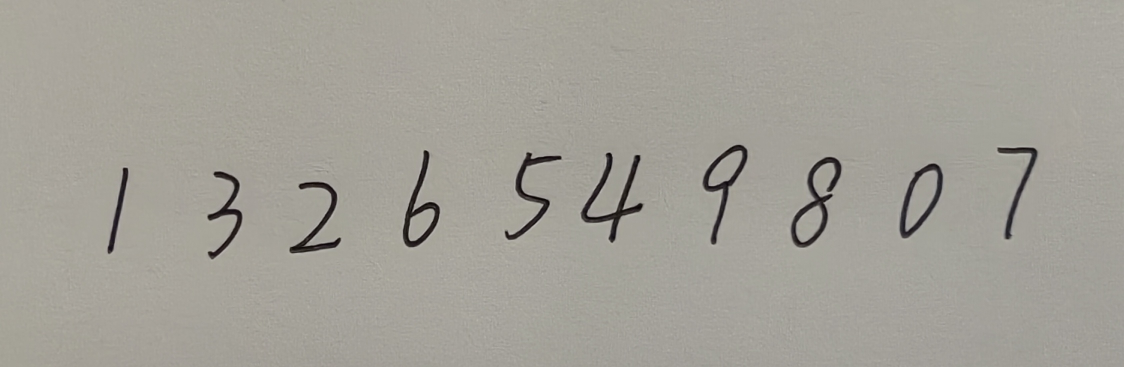
#> input picture ProjectExercises/UserData/单行1.jpg, 2247 x 734 px (shown at 1/2 size)
$ jupyter execute --allow-errors SingleLine_NumDect_ProcessRealImage.ipynb   (shell and % lines are left out)
#> lines starting #> are read from the running program, lines starting #| are printed output that depends on the picture; after the words box and inside, x2 and y2 are one past the last pixel; in counts of white or black regions, pixels touching at a corner belong together
### ProjectExercises/lib.py
import cv2
import IPython
import numpy as np

def imshow(img):
    _,ret = cv2.imencode('.png', img)
    i = IPython.display.Image(data=ret)
    IPython.display.display(i)

### ProjectExercises/my_function.py
# General purpose
import os
import numpy as np
import subprocess
from time import sleep
import time
from datetime import datetime
# GPIO related
import RPi.GPIO as GPIO

# camera related
from picamera2 import Picamera2

# General setting
# get the project path
PRJ_PATH = os.getcwd()

# GPIO mode: GPIO.BOARD, GPIO.BCM
GPIO.setmode(GPIO.BCM)
mode = GPIO.getmode()
# Close GPIO warning
GPIO.setwarnings(False)

def crop_black_border(img):
    if np.sum(img) == 0:
        return img
    rows = np.where(np.sum(img == 255, axis=1) > 0)[0]
    cols = np.where(np.sum(img == 255, axis=0) > 0)[0]
    if len(rows) == 0 or len(cols) == 0:
        return img
    return img[rows[0]:rows[-1]+1, cols[0]:cols[-1]+1]

def add_padding(img: np.ndarray, pad: int, value: int = 0) -> np.ndarray:
    if pad <= 0:
        return img
    h, w = img.shape
    out = np.full((h + 2 * pad, w + 2 * pad), value, dtype=img.dtype)
    out[pad:pad + h, pad:pad + w] = img
    return out

def image_split_vertical(img: np.ndarray, pad=0) -> list:
    if img is None or img.size == 0:
        return []
    h, w = img.shape
    rowHist = np.sum(img == 255, axis=1)
    flag = 0
    startList = []
    endList = []
    noise_thresh = max(1, w // 50)

    for row in range(h):
        if flag == 0 and rowHist[row] > noise_thresh:
            flag = 1
            startList.append(row)
        elif flag == 1 and rowHist[row] <= noise_thresh:
            flag = 0
            endList.append(row)
    if flag == 1:
        endList.append(h)

    imgList = []
    for i in range(len(startList)):
        start = startList[i]
        end = endList[i]
        split_area = img[start:end, :]
        split_area = crop_black_border(split_area)
        sh, sw = split_area.shape
        if sh < 5 or sw < 5:
            continue

        if pad > 0:
            split_area = add_padding(split_area, pad)
        if split_area.size > 0:
            imgList.append(split_area)
    return imgList

def image_split_horizontal(img: np.ndarray, pad=20) -> list:
    h, w = img.shape
    columnHist = np.sum(img == 255, axis=0)
    flag = 0
    startList = []
    endList = []
    noise_thresh = max(0, h // 100)

    for col in range(w):
        if flag == 0 and columnHist[col] > noise_thresh:
            flag = 1
            startList.append(col)
        elif flag == 1 and columnHist[col] <= noise_thresh:
            flag = 0
            endList.append(col)
    if flag == 1:
        endList.append(w)

    temp_items = []
    for i in range(len(startList)):
        x_start = startList[i]
        x_end = endList[i]
        vertical_strip = img[:, x_start:x_end]

        strip_h, strip_w = vertical_strip.shape
        rowHist = np.sum(vertical_strip == 255, axis=1)
        v_flag = 0
        y_starts = []
        y_ends = []

        for row in range(strip_h):
            if v_flag == 0 and rowHist[row] > 0:
                v_flag = 1
                y_starts.append(row)
            elif v_flag == 1 and rowHist[row] == 0:
                v_flag = 0
                y_ends.append(row)
        if v_flag == 1:
            y_ends.append(strip_h)

        for j in range(len(y_starts)):
            y_s, y_e = y_starts[j], y_ends[j]
            digit = vertical_strip[y_s:y_e, :]
            digit_cropped = crop_black_border(digit)
            dh, dw = digit_cropped.shape
            if dh < 8 or dw < 3:
                continue

            temp_items.append((y_s, x_start, digit_cropped))

    temp_items.sort(key=lambda k: (k[0] // (max(h // 3, 10) + 1), k[1]))

    imgList = []
    for item in temp_items:
        final_digit = item[2]
        if pad > 0:
            final_digit = add_padding(final_digit, pad)
        imgList.append(final_digit)

    return imgList

# [86 lines left out: functions led_display, take_photo_libcamera, not called in this run]


### ProjectExercises/SingleLine_NumDect_ProcessRealImage.ipynb
# Handwritten Number Recognization

## Group Information
Team Name:
<br>Participants:

## 0. Project Information
We have already creat the training dataset in *CreateTrainSet* . In this module, we will used the training dataset to recognize the handwritten digits.
We are going to complete the following steps:
* Import the image with handwritten digits or take a photo of the handwritten digits to be detected.
* Preprocess the image, including but not limited to converting the picture into a grayscale image, and then into a binary image.
* Segmenting the picture to extract a single digit.
* Recognize the handwritten digits based on kNN algorithm with the functions supplied by OpenCV.
* Display the detected digits with digital tube.

## 1. Initialize the Environment
As usual, let's first initialize the environment. This step includes importing modules, getting project and file paths.

[cell 1]
# number detected related
import cv2
import os
import numpy as np
import math
from lib import imshow
import random
import time

# get the project path
PRJ_PATH = os.getcwd()
# OPENCV_data.npz
TRAIN_DATA_NAME = "OPENCV_data.npz"

We will complete some independent functions in *my_function*.
Here let's first import the function we are going to work on.

[cell 2]
from my_function import image_split_vertical, image_split_horizontal, led_display, take_photo_libcamera

## 2. Import the Training Dataset
In this module let's first import the training dataset which we generate in *CreateTrainSet* . Then let's create a kNN object and train it.

#> (a cell that did not finish here is left out)

## 3. Image Preprocessing
Before we start digits recognition, we need to do some preprocessing on the image. The preprocess includes the change of the image color gamut and the space domain. Let's start!

### Import Pending Pictures
- In first stage, we will use existing pictures with handwritten digits. Import the image with `dst = cv2.imread(filename)` and show the image with `imshow(src)`.
<br>
- In late stage, we will use the camera to take pictures. In this stage, you first need to build the camera control circuit on the breadboard. Then finish the function of taking pictures in `take_photo()` of *my_function*.

[cell 4]
image = PRJ_PATH + "/UserData/单行1.jpg"
img = cv2.imread(image)
#> img is the input picture: shape (734, 2247, 3); mean B, G, R 151.8, 160.1, 163
#> (the rest of this cell did not finish here and is left out)

### Get the Grayscale Image
After we get the image, we should first convert the color image into a grayscale image.
<br>
Do it with `dst = cv2.cvtColor(src,code)`.

[cell 5]
imgGray = cv2.cvtColor(img,cv2.COLOR_BGR2GRAY)
#> (the rest of this cell did not finish here and is left out)

### Get the Binary Image
After getting the grayscale image, we need to further convert the grayscale image into a binary image.
<br>
Do it with `dst=cv2.threshold(src, thresh, maxval, type)`.
<br>**src**: Image to be converted.
<br>**thresh**: Threshold value.
<br>**maxval**: Maximum value (0~255) to use with thresholding type `cv2.THRESH_BINARY` or `cv2.THRESH_BINARY_INV`.
<br>**type**: Thresholding type. It can be `cv2.THRESH_BINARY`, `cv2.THRESH_BINARY_INV`, `cv2.THRESH_TRUNC`, `cv2.THRESH_TOZERO`, `cv2.THRESH_TOZERO_INV`.

<br>
Note: try to adjust parameter `thresh` to get a binary image without extra points or noise.

[cell 6]
_threshold, imgBin = cv2.threshold(imgGray, 100, 255, cv2.THRESH_BINARY_INV)
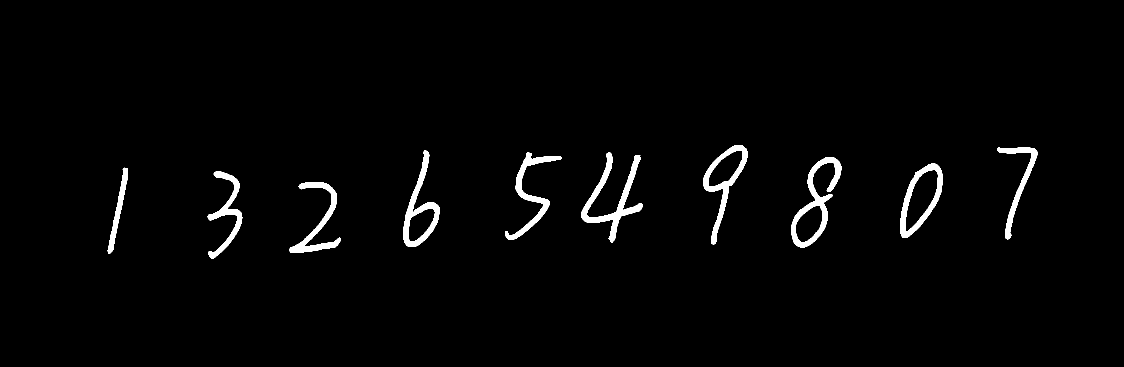
#> imgBin: shape (734, 2247) (shown at 1/2 size); 2.1% white; 10 white regions, largest, box (x1, y1, x2, y2) and area: (1162, 305, 1286, 485) 4809, (1582, 314, 1683, 495) 4506, (806, 301, 880, 494) 3763
#> (the rest of this cell did not finish here and is left out)


### Split the Image

When we start to recognize handwritten digits, we should find out the corresponding digits one by one. So we need to segment the binary image to obtain a single digit.

Remeber how we split the image in *CreatTrainSet*? Since the numbers in *digits.png* have the same size (20x20) and are arranged neatly, we can simply divide *digits.png*  according to the size of the numbers.
But this time, the numbers to be detected are not restricted to strict positions, and their size may also be different, which means we can no longer use `np.hsplit()` and `np.vsplit()` for segmentation.

However in the previous steps, we have already get the binary image which only contains 0 and 255. In our project, 0 represents black, which is the background of the image. And 255 represents white, which constitutes the number on the picture. Therefor, we can determine the boundary of the handwritten number through the transformation of 0 and 255.

Head to [my_function.py](/edit/ProjectExercise/my_function.py) to complete function `image_split_horizontal()` and `image_split_vertical()`.

- In the first stage, we will use the picture with only one line of numbers. Just run the following cell to view the split image.
- In the later stage, we will use the picture with multiple lines of numbers. Adjust the code in the cell below, and then run it to see the splitted image.

[cell 7]
imgCol = image_split_horizontal(imgBin)
#> in image_split_horizontal, `columnHist = np.sum(img == 255, axis=0)`: columnHist = 2247 values, max 84 at index 848, min 0 at index 0, mean 15.38
#> after the loop in image_split_horizontal, `for col in range(w):`: endList = [256, 484, 680, 879, 1120, 1284, 1495, 1683, 1886, 2075]; flag = 0; startList = [216, 416, 580, 806, 1011, 1163, 1406, 1583, 1800, 1996]
#> the loop in image_split_horizontal, `for i in range(len(startList)):` made 10 passes
#> (x_start, x_end, strip_w) on passes 1 to 10: (216, 256, 40), (416, 484, 68), (580, 680, 100), (806, 879, 73), (1011, 1120, 109), (1163, 1284, 121), (1406, 1495, 89), (1583, 1683, 100), (1800, 1886, 86), (1996, 2075, 79)
#> pass 1, in image_split_horizontal, `vertical_strip = img[:, x_start:x_end]`:
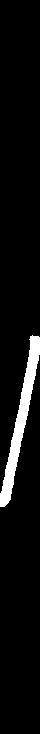
#> vertical_strip: shape (734, 40); 6% white; 1 white region, box (x1, y1, x2, y2) and area: (0, 335, 40, 507) 1749
#> pass 2, in image_split_horizontal, `vertical_strip = img[:, x_start:x_end]`:
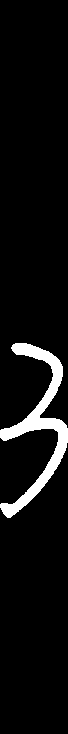
#> vertical_strip: shape (734, 68); 6% white; 1 white region, box (x1, y1, x2, y2) and area: (0, 343, 68, 518) 3010
#> pass 3, in image_split_horizontal, `vertical_strip = img[:, x_start:x_end]`:
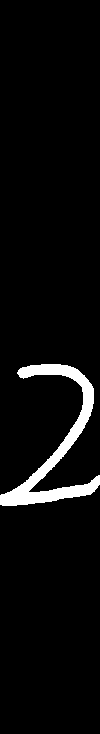
#> vertical_strip: shape (734, 100); 4.5% white; 1 white region, box (x1, y1, x2, y2) and area: (0, 364, 100, 506) 3335
#> after the loop in image_split_horizontal, `for i in range(len(startList)):`:
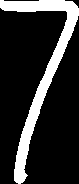
#> digit: shape (184, 79); 18.4% white; 1 white region, box (x1, y1, x2, y2) and area: (0, 0, 79, 184) 2669
#> after the loop in image_split_horizontal, `for i in range(len(startList)):`: temp_items = 10 items
#> the loop in image_split_horizontal, `for item in temp_items:` made 10 passes
#> (h in add_padding, w in add_padding) on passes 1 to 10: (172, 40), (175, 68), (142, 100), (193, 73), (175, 109), (180, 121), (199, 89), (181, 100), (149, 86), (184, 79)
#> pass 1, in image_split_horizontal, `final_digit = item[2]`:
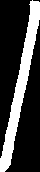
#> final_digit: shape (172, 40); 25.4% white; 1 white region, box (x1, y1, x2, y2) and area: (0, 0, 40, 172) 1749
#> pass 1, in image_split_horizontal, `final_digit = add_padding(final_digit, pad)`:
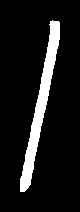
#> final_digit: shape (212, 80); 10.3% white; 1 white region, box (x1, y1, x2, y2) and area: (20, 20, 60, 192) 1749
#> pass 2, in image_split_horizontal, `final_digit = item[2]`:
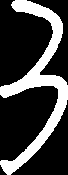
#> final_digit: shape (175, 68); 25.3% white; 1 white region, box (x1, y1, x2, y2) and area: (0, 0, 68, 175) 3010
#> imgCol = 10 items
imgMonos = []
#> (the rest of this cell did not finish here and is left out)

Here comes another problem: these images have different size.
We need to resize them to a uniform shape.
Also we should reshape the image to make it consistent with the kNN lib.
Fill in the two variables

[cell 8]
resizeSize = (20,20)
reShapeSize = (1,400)

## 4. Recognize the Handwritten Number
Let's complete the resize and reshape operations of the image, and do the recognization.
- In the first stage, we only have one line of numbers. Run the following cell to get the recognized numbers.
- In the later stage, we will deal with multipul lines of numbers. Adjust the cell below to display the multiple rows of numbers.

[cell 9]
# resize and reshape the image with single number
# then recognize the number with knn.findNearest(imgReshape,k=?)
numberList = []
for i in range(len(imgMonos)):
    imgResize = cv2.resize(imgMonos[i][0], resizeSize)
    imshow(imgResize)
    imgReshape = imgResize.reshape(reShapeSize).astype(np.float32)
    _,result,_,_ = knn.findNearest(imgReshape,k=1)
    numberList.append(int(result))
print(str(numberList))

$ run again, with ProjectExercises/UserData/plate11.jpg copied over ProjectExercises/UserData/单行1.jpg
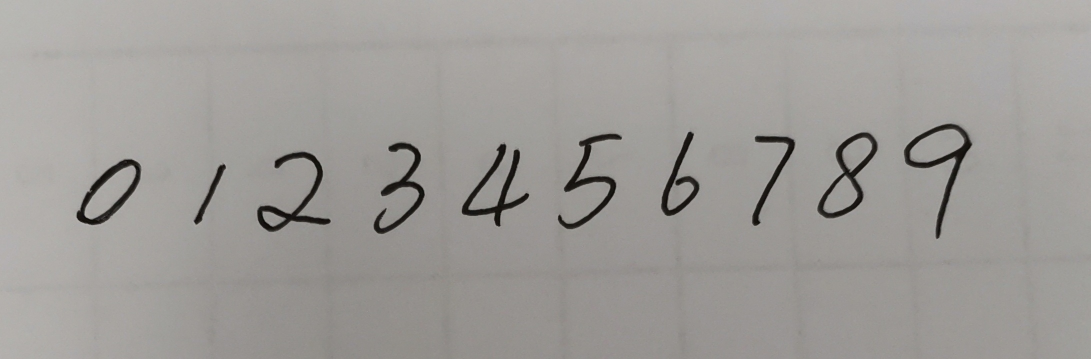
#> input picture ProjectExercises/UserData/plate11.jpg, 2181 x 718 px (shown at 1/2 size)
#> img is the input picture: shape (718, 2181, 3); mean B, G, R 152.1, 155.5, 158.3
#> `_threshold, imgBin = cv2.threshold(imgGray, 100, 255, cv2.THRESH_BINAR..`:
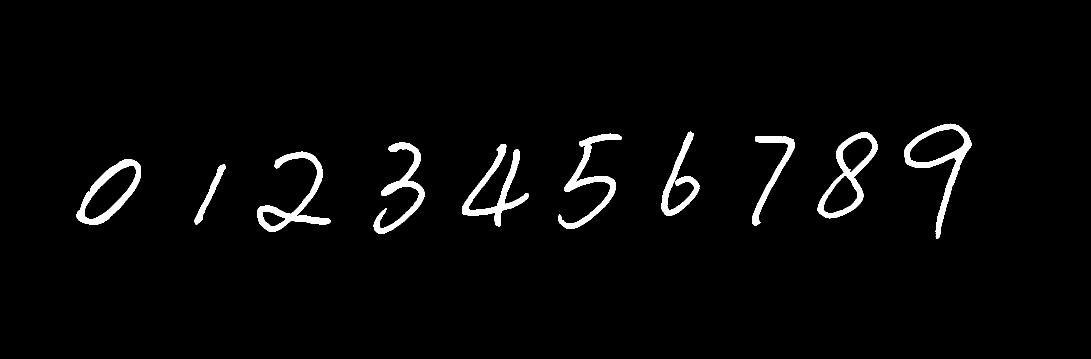
#> imgBin: shape (718, 2181) (shown at 1/2 size); 2.7% white; 10 white regions, largest, box (x1, y1, x2, y2) and area: (1808, 247, 1944, 478) 5411, (514, 303, 662, 464) 5199, (924, 288, 1058, 454) 5074
#> columnHist = 2181 values, max 96 at index 1000, min 0 at index 0, mean 19.46
#> after the loop in image_split_horizontal, `for col in range(w):`: endList = [281, 450, 659, 849, 1057, 1240, 1398, 1590, 1755, 1942]; flag = 0; startList = [154, 390, 515, 748, 924, 1116, 1323, 1505, 1636, 1808]
#> the loop in image_split_horizontal, `for i in range(len(startList)):` made 10 passes
#> (x_start, x_end, strip_w) on passes 1 to 8: (154, 281, 127), (390, 450, 60), (515, 659, 144), (748, 849, 101), (924, 1057, 133), (1116, 1240, 124), (1323, 1398, 75), (1505, 1590, 85)
#> after the loop in image_split_horizontal, `for i in range(len(startList)):`: temp_items = 10 items
#> the loop in image_split_horizontal, `for item in temp_items:` made 10 passes
#> (h in add_padding, w in add_padding) on passes 1 to 8: (131, 127), (121, 60), (161, 144), (183, 101), (166, 133), (191, 124), (169, 75), (180, 85)
#> pass 2, in image_split_horizontal, `final_digit = item[2]`:
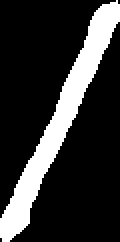
#> final_digit: shape (121, 60) (shown 2 times larger); 19.8% white; 1 white region, box (x1, y1, x2, y2) and area: (0, 0, 60, 121) 1436
